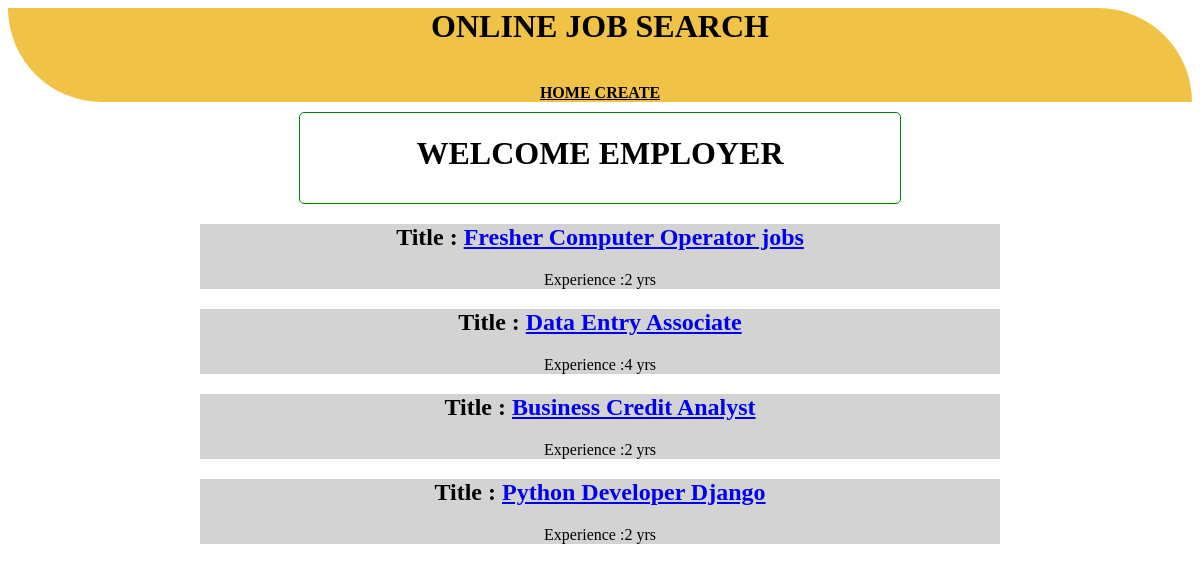
Before: /employer with the older database file.
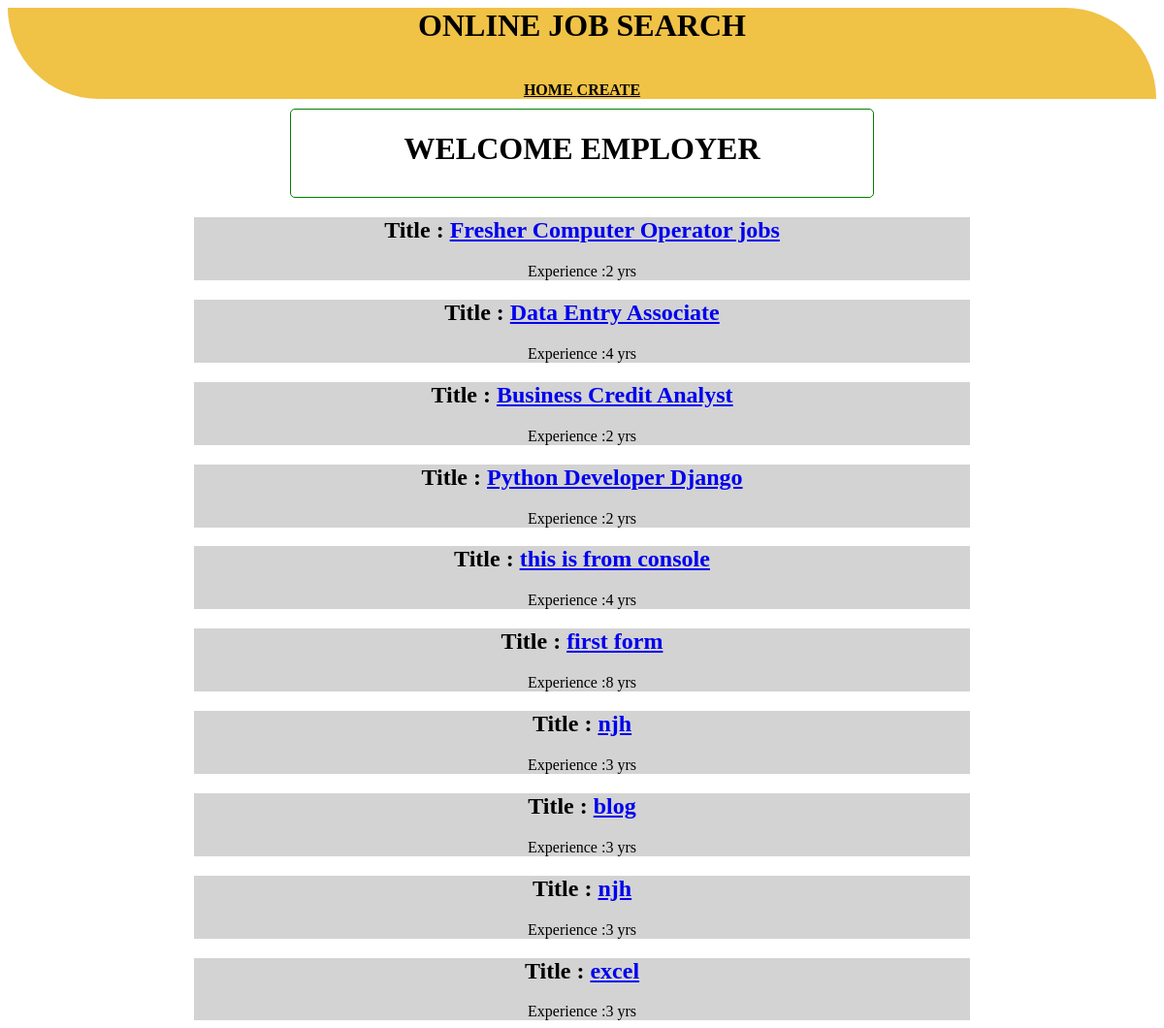
After: the same page with the newer database file.
### app/models.py (models this page shows, shortened)
class JOB_POSTING(models.Model):
    title = models.CharField(max_length=50)
    name = models.CharField(max_length=30)
    discription = models.TextField()
    contact = models.IntegerField()
    mail = models.EmailField()
    date = models.DateField(default=datetime.now,null=True)
    exp = models.IntegerField()
    location = models.CharField(max_length=20)
    employer = models.ForeignKey(User,on_delete=models.CASCADE)       #used to connecting the user table

### app/views.py (the view)
# urls.py: path("employer",employerhome,name="emp"),
def employerhome(request):
    data = JOB_POSTING.objects.all()
    return render_to_response("employer/employerhome.html",{"job":data})

### templates/employer/employerhome.html (shortened to what this page needs)
{% load static %}
<html>
    <head>
        <body>
            <link rel="stylesheet" href="{% static 'style.css' %}">
        <div class="header">
            <div style="text-align: center; background-color:rgb(240, 194, 70);border-bottom-left-radius:30cm; border-top-right-radius: 30cm;"
        <font face = "Comic sans MS" size =" 5"><h1>ONLINE JOB SEARCH</h1></font><br/>
        <a href="/" style="color:black;"><B> HOME </B> </a>
        <a href="/employer/create" style="color:black;"><B> CREATE</B></a>
            </div>
        </div>
        <div class="main" style="padding-top:10px;" >
                <div style="text-align: center;margin: 0 auto; width: 600px; border: 1px solid green;border-radius: 5px;">
                   <div>
                       <h1>
                           <center>
                               WELCOME EMPLOYER
                           </center>
                       </h1>
                       <div style="padding-bottom:10px">
                   </div>
                   </div>
                 </div>
                <div style="text-align: center";>
                   <div>
                        {% for i in job %}
                        <div class="job_line">
                            <h2>Title : <a href="job/{{i.id}}/">{{i.title}}</a></h2>
                            <span> Experience :{{i.exp}} yrs</span>
                        </div>
                        {% endfor %}
                   </div>
                   </div>
                   </div>
    </head>
</html>

### static/style.css (style rules this page uses)
.job_line { background-color: rgb(211, 211, 211); max-width: 800px; margin: 0 auto; }
html { text-decoration: none; }

Changed rows visible on the page:
added JOB_POSTING: title "this is from console", exp "4"
added JOB_POSTING: title "first form", exp "8"
added JOB_POSTING: title "njh", exp "3"
added JOB_POSTING: title "blog", exp "3"
added JOB_POSTING: title "njh", exp "3"
added JOB_POSTING: title "excel", exp "3"
